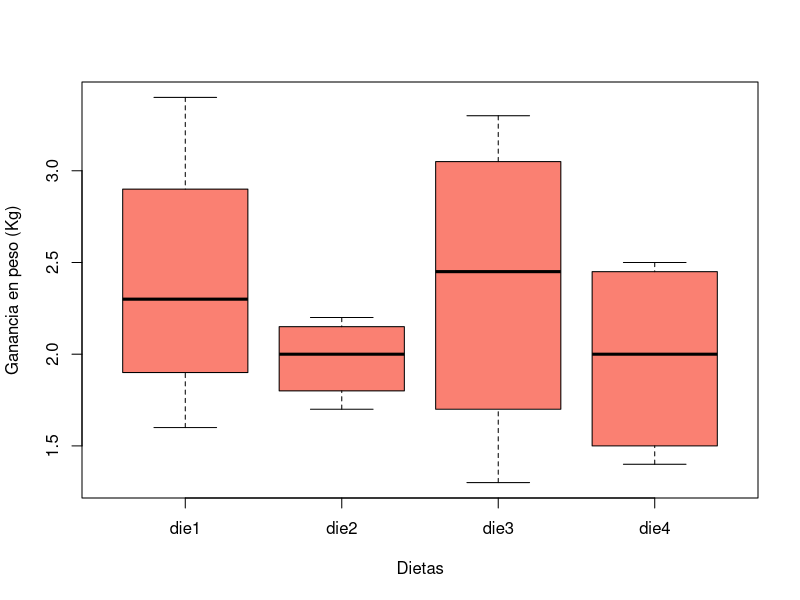

Recreate this plot in R. (Note: this script raises an error after producing the figure.)
# ANOVA


# MAGT
# ANOVA
# 20/05/2024

# Experimento ganancia en peso (GP) basado en diferentes Dietas 
# Niveles de factor: 4 (die1, die2, die3, die4)

die1 <- c(2.4, 2.2, 3.4, 1.6)
die2 <- c(2.2, 1.9, 1.7, 2.1)
die3 <- c(3.3, 1.3, 2.8, 2.1)
die4 <- c(1.6, 2.5, 1.4, 2.4)

# Sumatoria de grupos/bloques
# Para peso bajo sumar la ganancia en peso
sum(die1[1]+die2[1]+die3[1]+die4[1])
sum(die1[2]+die2[2]+die3[2]+die4[2])
sum(die1[3]+die2[3]+die3[3]+die4[3])
sum(die1[4]+die2[4]+die3[4]+die4[4])

# Sumatoria de las dietas independiente de grupo /bloque
sum(die1); sum(die2); sum(die3); sum(die4)


GP <- c(die1, die2, die3, die4)
GP <- c(2.4, 2.2, 3.4, 1.6, 2.2, 1.9, 1.7, 2.1,
        3.3, 1.3, 2.8, 2.1, 1.6, 2.5, 1.4, 2.4)
Trat <- gl(4,4,16, labels = c("die1", "die2", "die3", "die4"))
Bloq <- gl(4,4,16, labels = c("Bajo", "Normal", "SP", "OB"))

Dietas <- data.frame(Trat, Bloq, GP)
head(Dietas)



boxplot(Dietas$GP ~ Dietas$Trat,
        col = "salmon", 
        xlab = "Dietas",
        ylab = "Ganancia en peso (Kg)")



tapply(Dietas$GP, Dietas$Trat, var)

fligner.test(Dietas$GP, Dietas$Trat)
bartlett.test(Dietas$GP, Dietas$Trat)

diet.aov <- aov(Dietas$GP ~ Dietas$Trat)
summary(diet.aov)


peso.aov <- aov(Dietas$GP  ~ Dietas$Bloq)
summary(peso.aov)

write.table(Dietas, "C:/Repositorio_GIT/DisExp_2024/Dietas.csv",
            sep = ",")

Dietas2 <- read.csv("Dietas.csv", header = T)
Dietas2$Trat <- as.factor(Dietas2$Trat)
Dietas2$Bloq <- as.factor(Dietas2$Bloq)



Di2.aov <- aov(Dietas$GP ~ Dietas$Trat + Dietas$Bloq)
summary(Di2.aov)
